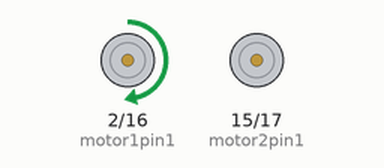
Recording of a sketch running on a simulated Arduino Uno, built with avr-gcc and run on an emulated ATmega328P. Parts: motor-driver pin pairs drawn as motors (green arrow = first pin HIGH = forward, orange = second pin HIGH = backward, longer = more drive, scaled by the enable pin). What the sketch prints to the serial monitor is not drawn.

Above: at 2.5 s.
At 12.5 s:
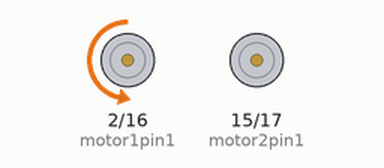
At 32.5 s:
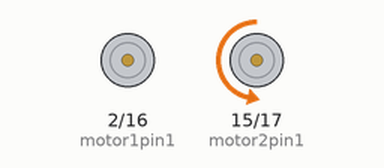
At 47.5 s:
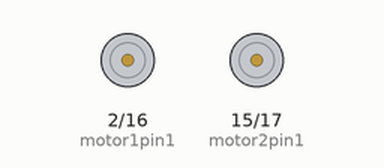
Timing chart, 0 to 52.0 s (numbered marks = the images above):
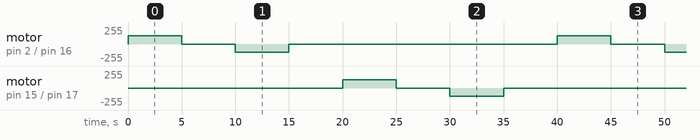

The sketch:

Motor_Test_Code.ino
```cpp
// Arbitrary pin values have been assigned. These values should be adjusted to match the wiring of the installed Arduino
int motor1pin1 = 2;
int motor1pin2 = 16;
int motor1PWM = 10;

int motor2pin1 = 15;
int motor2pin2 = 17;
int motor2PWM = 11;

void setup() {
  Serial.begin(9600);

  // Defining all of the pinModes for motor control
  pinMode(motor1pin1, OUTPUT);
  pinMode(motor1pin2, OUTPUT);
  pinMode(motor1PWM, OUTPUT);

  pinMode(motor2pin1, OUTPUT);
  pinMode(motor2pin2, OUTPUT);
  pinMode(motor2PWM, OUTPUT);

  //Setting an arbitrary motor speed
  analogWrite(motor1PWM, 125);
  analogWrite(motor2PWM, 125);
}

void loop() {
  // This code, starting with motor 1, will loop through each motor running in each direction for 5 seconds at a time with a 5 second pause between each motor's activation
  // so that we can identify which direction of which motor should be mapped to each joystick

   // Motor 1 Direction 1
   digitalWrite(motor1pin1, HIGH);
   digitalWrite(motor1pin2, LOW);
   Serial.print("State 1: Motor 1 - Pin 1 High - Pin 2 Low");
   delay(5000);

   // Motor Off
   digitalWrite(motor1pin1, LOW);
   digitalWrite(motor1pin2, LOW);
   Serial.print("Motor 1 Off");
   delay(5000);

   //Motor 1 Direction 2
   digitalWrite(motor1pin1, LOW);
   digitalWrite(motor1pin2, HIGH);
   Serial.print("State 2: Motor 1 - Pin 1 Low - Pin 2 High");
   delay(5000);

   //Motor Off
   digitalWrite(motor1pin1, LOW);
   digitalWrite(motor1pin2, LOW);
   Serial.print("Motor 1 Off");
   delay(5000);

   // Motor 2 Direction 1
   digitalWrite(motor2pin1, HIGH);
   digitalWrite(motor2pin2, LOW);
   Serial.print("State 3: Motor 2 - Pin 1 High - Pin 2 Low");
   delay(5000);

   //Motor Off
   digitalWrite(motor2pin1, LOW);
   digitalWrite(motor2pin2, LOW);
   Serial.print("Motor 2 Off");
   delay(5000);

   // Motor 2 Direction 2
   digitalWrite(motor2pin1, LOW);
   digitalWrite(motor2pin2, HIGH);
   Serial.print("State 4: Motor 2 - Pin 1 Low - Pin 2 High");
   delay(5000);

   //Motor Off
   digitalWrite(motor2pin1, LOW);
   digitalWrite(motor2pin2, LOW);
   Serial.print("Motor 2 Off");
   delay(5000);
}
```

Measured:
- by itself, motor on pin 2 (motor1pin1) / pin 16 (motor1pin2), motor on pin 15 (motor2pin1) / pin 17 (motor2pin2): repeats every 40.0 s: stopped 5.0 s, backward 125/255 5.0 s, stopped 25.0 s, forward 125/255 5.0 s
